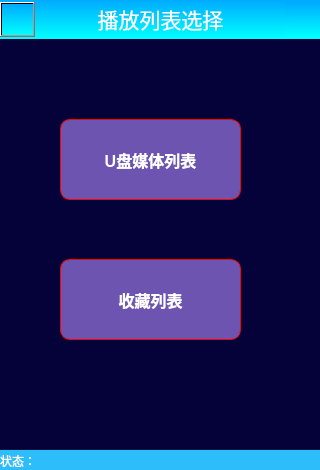
<?xml version="1.0" encoding="UTF-8"?>
<ui version="4.0">
 <class>VideoPlayList</class>
 <widget class="QWidget" name="VideoPlayList">
  <property name="geometry">
   <rect>
    <x>0</x>
    <y>0</y>
    <width>320</width>
    <height>470</height>
   </rect>
  </property>
  <property name="minimumSize">
   <size>
    <width>320</width>
    <height>470</height>
   </size>
  </property>
  <property name="maximumSize">
   <size>
    <width>320</width>
    <height>470</height>
   </size>
  </property>
  <property name="windowTitle">
   <string>Form</string>
  </property>
  <property name="styleSheet">
   <string notr="true">background-color: rgb(4, 2, 57,190);</string>
  </property>
  <widget class="QStackedWidget" name="stackedWidget">
   <property name="geometry">
    <rect>
     <x>0</x>
     <y>39</y>
     <width>320</width>
     <height>410</height>
    </rect>
   </property>
   <property name="minimumSize">
    <size>
     <width>320</width>
     <height>410</height>
    </size>
   </property>
   <property name="maximumSize">
    <size>
     <width>320</width>
     <height>410</height>
    </size>
   </property>
   <widget class="QWidget" name="mediaFilePositionSelect">
    <widget class="QToolButton" name="UsbListButton">
     <property name="geometry">
      <rect>
       <x>60</x>
       <y>80</y>
       <width>181</width>
       <height>81</height>
      </rect>
     </property>
     <property name="minimumSize">
      <size>
       <width>181</width>
       <height>81</height>
      </size>
     </property>
     <property name="maximumSize">
      <size>
       <width>181</width>
       <height>81</height>
      </size>
     </property>
     <property name="font">
      <font>
       <pointsize>12</pointsize>
       <weight>75</weight>
       <bold>true</bold>
      </font>
     </property>
     <property name="focusPolicy">
      <enum>Qt::NoFocus</enum>
     </property>
     <property name="styleSheet">
      <string notr="true">QToolButton{
color:rgba(255,255,255,255);
background-color:rgb(110, 84, 177);
border:none;
padding-top:5px;
padding-bottom:5px;
border:1px solid red;
border-radius:10px;
}
QToolButton:pressed{
	background-color: rgb(7, 255, 139);
}
QToolButton:hover{
	background-color: rgb(7, 255, 139);
}
QToolButton:released{
	background-color:rgb(110, 84, 177);
}</string>
     </property>
     <property name="text">
      <string>U盘媒体列表</string>
     </property>
     <property name="icon">
      <iconset>
       <normalon>:/images/playerIcons/usb.png</normalon>
      </iconset>
     </property>
     <property name="iconSize">
      <size>
       <width>50</width>
       <height>50</height>
      </size>
     </property>
     <property name="toolButtonStyle">
      <enum>Qt::ToolButtonTextUnderIcon</enum>
     </property>
    </widget>
    <widget class="QToolButton" name="favoriteListButton">
     <property name="geometry">
      <rect>
       <x>60</x>
       <y>220</y>
       <width>181</width>
       <height>81</height>
      </rect>
     </property>
     <property name="minimumSize">
      <size>
       <width>181</width>
       <height>81</height>
      </size>
     </property>
     <property name="maximumSize">
      <size>
       <width>181</width>
       <height>81</height>
      </size>
     </property>
     <property name="font">
      <font>
       <pointsize>12</pointsize>
       <weight>75</weight>
       <bold>true</bold>
      </font>
     </property>
     <property name="focusPolicy">
      <enum>Qt::NoFocus</enum>
     </property>
     <property name="styleSheet">
      <string notr="true">QToolButton{
color:rgba(255,255,255,255);
background-color:rgb(110, 84, 177);
border:none;
padding-top:5px;
padding-bottom:5px;
border:1px solid red;
border-radius:10px;
}
QToolButton:pressed{
	background-color: rgb(7, 255, 139);
}
QToolButton:hover{
	background-color: rgb(7, 255, 139);
}
QToolButton:released{
	background-color:rgb(110, 84, 177);
}</string>
     </property>
     <property name="text">
      <string>收藏列表</string>
     </property>
     <property name="icon">
      <iconset>
       <normalon>:/images/playerIcons/favorite.png</normalon>
      </iconset>
     </property>
     <property name="iconSize">
      <size>
       <width>50</width>
       <height>50</height>
      </size>
     </property>
     <property name="toolButtonStyle">
      <enum>Qt::ToolButtonTextUnderIcon</enum>
     </property>
    </widget>
   </widget>
   <widget class="QWidget" name="udiskMusicList">
    <widget class="QTableWidget" name="tableWidget">
     <property name="geometry">
      <rect>
       <x>0</x>
       <y>0</y>
       <width>320</width>
       <height>411</height>
      </rect>
     </property>
     <property name="minimumSize">
      <size>
       <width>320</width>
       <height>411</height>
      </size>
     </property>
     <property name="maximumSize">
      <size>
       <width>320</width>
       <height>411</height>
      </size>
     </property>
     <property name="focusPolicy">
      <enum>Qt::NoFocus</enum>
     </property>
     <property name="styleSheet">
      <string notr="true">QTableWidget{
	background-color: rgb(170, 255, 255);
	alternate-background-color: rgb(118, 177, 177);
	border:none;
	border-top: 4px solid  qlineargradient(spread:pad, x1:0.5, y1:0, x2:0.5, y2:1, stop:0 rgba(191, 191, 191, 255), stop:1 		rgba(255, 255, 255, 255));
}
QTableWidget:pressed{
	background-color: skyblue;
}
QScrollBar:vertical {
      border: none;
 	  background-color: rgba(255, 255, 255);
      width: 4px;
      margin: 0px 0 0px 0;
  }
  QScrollBar::handle:vertical {
	 border: none;
     border-radius:2px;
      background: rgba(154, 154, 154, 150);
      min-height: 15px;
  }
QScrollBar::sub-line:vertical {
      border: none;
      height: 0px;
      subcontrol-position: top;
      subcontrol-origin: margin;
  }
QScrollBar::add-line:vertical {
      border: none;
      height: 0px;
      subcontrol-position: bottom;
      subcontrol-origin: margin;
  }
  QScrollBar::up-arrow:vertical, QScrollBar::down-arrow:vertical {
	border:none;
      width: 0px;
      height: 0px;
  }
  QScrollBar::add-page:vertical, QScrollBar::sub-page:vertical {
      background: none;
  }</string>
     </property>
     <property name="frameShape">
      <enum>QFrame::NoFrame</enum>
     </property>
     <property name="frameShadow">
      <enum>QFrame::Raised</enum>
     </property>
     <property name="lineWidth">
      <number>0</number>
     </property>
     <property name="verticalScrollBarPolicy">
      <enum>Qt::ScrollBarAsNeeded</enum>
     </property>
     <property name="horizontalScrollBarPolicy">
      <enum>Qt::ScrollBarAlwaysOff</enum>
     </property>
     <property name="autoScrollMargin">
      <number>20</number>
     </property>
     <property name="editTriggers">
      <set>QAbstractItemView::NoEditTriggers</set>
     </property>
     <property name="dragEnabled">
      <bool>false</bool>
     </property>
     <property name="selectionMode">
      <enum>QAbstractItemView::NoSelection</enum>
     </property>
     <property name="showGrid">
      <bool>false</bool>
     </property>
     <property name="gridStyle">
      <enum>Qt::NoPen</enum>
     </property>
     <property name="rowCount">
      <number>159</number>
     </property>
     <property name="columnCount">
      <number>3</number>
     </property>
     <attribute name="horizontalHeaderVisible">
      <bool>false</bool>
     </attribute>
     <attribute name="horizontalHeaderDefaultSectionSize">
      <number>160</number>
     </attribute>
     <attribute name="verticalHeaderVisible">
      <bool>false</bool>
     </attribute>
     <row>
      <property name="text">
       <string>新建行</string>
      </property>
     </row>
     <row>
      <property name="text">
       <string>新建行</string>
      </property>
     </row>
     <row>
      <property name="text">
       <string>新建行</string>
      </property>
     </row>
     <row>
      <property name="text">
       <string>新建行</string>
      </property>
     </row>
     <row>
      <property name="text">
       <string>新建行</string>
      </property>
     </row>
     <row>
      <property name="text">
       <string>新建行</string>
      </property>
     </row>
     <row>
      <property name="text">
       <string>1</string>
      </property>
     </row>
     <row>
      <property name="text">
       <string>新建行</string>
      </property>
     </row>
     <row>
      <property name="text">
       <string>新建行</string>
      </property>
     </row>
     <row>
      <property name="text">
       <string>新建行</string>
      </property>
     </row>
     <row>
      <property name="text">
       <string>1</string>
      </property>
     </row>
     <row>
      <property name="text">
       <string>新建行</string>
      </property>
     </row>
     <row>
      <property name="text">
       <string>新建行</string>
      </property>
     </row>
     <row>
      <property name="text">
       <string>新建行</string>
      </property>
     </row>
     <row>
      <property name="text">
       <string>新建行</string>
      </property>
     </row>
     <row>
      <property name="text">
       <string>1</string>
      </property>
     </row>
     <row>
      <property name="text">
       <string>新建行</string>
      </property>
     </row>
     <row>
      <property name="text">
       <string>新建行</string>
      </property>
     </row>
     <row>
      <property name="text">
       <string>新建行</string>
      </property>
     </row>
     <row>
      <property name="text">
       <string>新建行</string>
      </property>
     </row>
     <row>
      <property name="text">
       <string>新建行</string>
      </property>
     </row>
     <row>
      <property name="text">
       <string>1</string>
      </property>
     </row>
     <row>
      <property name="text">
       <string>新建行</string>
      </property>
     </row>
     <row>
      <property name="text">
       <string>新建行</string>
      </property>
     </row>
     <row>
      <property name="text">
       <string>新建行</string>
      </property>
     </row>
     <row>
      <property name="text">
       <string>新建行</string>
      </property>
     </row>
     <row>
      <property name="text">
       <string>新建行</string>
      </property>
     </row>
     <row>
      <property name="text">
       <string>新建行</string>
      </property>
     </row>
     <row>
      <property name="text">
       <string>1</string>
      </property>
     </row>
     <row>
      <property name="text">
       <string>新建行</string>
      </property>
     </row>
     <row>
      <property name="text">
       <string>新建行</string>
      </property>
     </row>
     <row>
      <property name="text">
       <string>新建行</string>
      </property>
     </row>
     <row>
      <property name="text">
       <string>新建行</string>
      </property>
     </row>
     <row>
      <property name="text">
       <string>新建行</string>
      </property>
     </row>
     <row>
      <property name="text">
       <string>1</string>
      </property>
     </row>
     <row>
      <property name="text">
       <string>新建行</string>
      </property>
     </row>
     <row>
      <property name="text">
       <string>新建行</string>
      </property>
     </row>
     <row>
      <property name="text">
       <string>新建行</string>
      </property>
     </row>
     <row>
      <property name="text">
       <string>新建行</string>
      </property>
     </row>
     <row>
      <property name="text">
       <string>新建行</string>
      </property>
     </row>
     <row>
      <property name="text">
       <string>1</string>
      </property>
     </row>
     <row>
      <property name="text">
       <string>新建行</string>
      </property>
     </row>
     <row>
      <property name="text">
       <string>新建行</string>
      </property>
     </row>
     <row>
      <property name="text">
       <string>新建行</string>
      </property>
     </row>
     <row>
      <property name="text">
       <string>新建行</string>
      </property>
     </row>
     <row>
      <property name="text">
       <string>新建行</string>
      </property>
     </row>
     <row>
      <property name="text">
       <string>1</string>
      </property>
     </row>
     <row>
      <property name="text">
       <string>新建行</string>
      </property>
     </row>
     <row>
      <property name="text">
       <string>新建行</string>
      </property>
     </row>
     <row>
      <property name="text">
       <string>新建行</string>
      </property>
     </row>
     <row>
      <property name="text">
       <string>新建行</string>
      </property>
     </row>
     <row>
      <property name="text">
       <string>新建行</string>
      </property>
     </row>
     <row>
      <property name="text">
       <string>新建行</string>
      </property>
     </row>
     <row>
      <property name="text">
       <string>1</string>
      </property>
     </row>
     <row>
      <property name="text">
       <string>新建行</string>
      </property>
     </row>
     <row>
      <property name="text">
       <string>新建行</string>
      </property>
     </row>
     <row>
      <property name="text">
       <string>新建行</string>
      </property>
     </row>
     <row>
      <property name="text">
       <string>新建行</string>
      </property>
     </row>
     <row>
      <property name="text">
       <string>1</string>
      </property>
     </row>
     <row/>
     <row/>
     <row/>
     <row/>
     <row/>
     <row/>
     <row/>
     <row/>
     <row/>
     <row/>
     <row/>
     <row/>
     <row/>
     <row/>
     <row/>
     <row/>
     <row/>
     <row/>
     <row/>
     <row/>
     <row/>
     <row/>
     <row/>
     <row/>
     <row/>
     <row/>
     <row/>
     <row/>
     <row/>
     <row/>
     <row/>
     <row/>
     <row/>
     <row/>
     <row/>
     <row/>
     <row/>
     <row/>
     <row/>
     <row/>
     <row/>
     <row/>
     <row/>
     <row/>
     <row/>
     <row/>
     <row/>
     <row/>
     <row/>
     <row/>
     <row/>
     <row/>
     <row/>
     <row/>
     <row/>
     <row/>
     <row/>
     <row/>
     <row/>
     <row/>
     <row/>
     <row/>
     <row/>
     <row/>
     <row/>
     <row/>
     <row/>
     <row/>
     <row/>
     <row/>
     <row/>
     <row/>
     <row/>
     <row/>
     <row/>
     <row/>
     <row/>
     <row/>
     <row/>
     <row/>
     <row/>
     <row/>
     <row/>
     <row/>
     <row/>
     <row/>
     <row/>
     <row/>
     <row/>
     <row/>
     <row/>
     <row/>
     <row/>
     <row/>
     <row/>
     <row/>
     <row/>
     <row/>
     <row/>
     <row/>
     <column/>
     <column/>
     <column/>
    </widget>
   </widget>
   <widget class="QWidget" name="favoriteMusicList">
    <widget class="QLabel" name="label">
     <property name="geometry">
      <rect>
       <x>79</x>
       <y>150</y>
       <width>171</width>
       <height>61</height>
      </rect>
     </property>
     <property name="font">
      <font>
       <pointsize>16</pointsize>
      </font>
     </property>
     <property name="styleSheet">
      <string notr="true">color:white;</string>
     </property>
     <property name="text">
      <string>敬请期待...</string>
     </property>
     <property name="alignment">
      <set>Qt::AlignCenter</set>
     </property>
    </widget>
   </widget>
  </widget>
  <widget class="QWidget" name="widget" native="true">
   <property name="geometry">
    <rect>
     <x>0</x>
     <y>0</y>
     <width>320</width>
     <height>39</height>
    </rect>
   </property>
   <property name="minimumSize">
    <size>
     <width>320</width>
     <height>39</height>
    </size>
   </property>
   <property name="maximumSize">
    <size>
     <width>320</width>
     <height>39</height>
    </size>
   </property>
   <property name="styleSheet">
    <string notr="true">background-color: qlineargradient(spread:pad, x1:0, y1:0, x2:0, y2:1, stop:0 rgb(0, 170, 255),stop:1  rgb(0, 255, 255));</string>
   </property>
   <layout class="QHBoxLayout" name="horizontalLayout">
    <property name="spacing">
     <number>0</number>
    </property>
    <property name="leftMargin">
     <number>0</number>
    </property>
    <property name="topMargin">
     <number>0</number>
    </property>
    <property name="rightMargin">
     <number>0</number>
    </property>
    <property name="bottomMargin">
     <number>0</number>
    </property>
    <item>
     <widget class="QPushButton" name="clearButton">
      <property name="minimumSize">
       <size>
        <width>35</width>
        <height>35</height>
       </size>
      </property>
      <property name="maximumSize">
       <size>
        <width>35</width>
        <height>35</height>
       </size>
      </property>
      <property name="focusPolicy">
       <enum>Qt::NoFocus</enum>
      </property>
      <property name="text">
       <string/>
      </property>
     </widget>
    </item>
    <item>
     <widget class="QLabel" name="titleLabel">
      <property name="minimumSize">
       <size>
        <width>251</width>
        <height>35</height>
       </size>
      </property>
      <property name="maximumSize">
       <size>
        <width>251</width>
        <height>35</height>
       </size>
      </property>
      <property name="styleSheet">
       <string notr="true">background-color: rgba(255, 255, 255, 0);
color:white;</string>
      </property>
      <property name="text">
       <string>&lt;html&gt;&lt;head/&gt;&lt;body&gt;&lt;p&gt;&lt;span style=&quot; font-size:16pt; color:#ffffff;&quot;&gt;播放列表选择&lt;/span&gt;&lt;/p&gt;&lt;/body&gt;&lt;/html&gt;</string>
      </property>
      <property name="alignment">
       <set>Qt::AlignCenter</set>
      </property>
     </widget>
    </item>
    <item>
     <widget class="QPushButton" name="refreshButton">
      <property name="minimumSize">
       <size>
        <width>35</width>
        <height>35</height>
       </size>
      </property>
      <property name="maximumSize">
       <size>
        <width>35</width>
        <height>35</height>
       </size>
      </property>
      <property name="focusPolicy">
       <enum>Qt::NoFocus</enum>
      </property>
      <property name="styleSheet">
       <string notr="true">QPushButton{
background-color: qlineargradient(spread:pad, x1:0, y1:0, x2:0, y2:1, stop:0 rgb(0, 170, 255),stop:1  rgb(0, 255, 255));
border-radius:0px;
border:0px soild red;
}
QPushButton:pressed{
border-radius:5px;
	border:0px solid red;
	background-color: qlineargradient(spread:pad, x1:0, y1:0, x2:0, y2:1, stop:0 rgb(0, 170, 255),stop:1  rgb(0, 255, 255));
}
QPushButton:hover{
	background-color: qlineargradient(spread:pad, x1:0, y1:0, x2:0, y2:1, stop:0 rgb(0, 170, 255),stop:1  rgb(0, 255, 255));

border-radius:5px;
	border:0px solid red;
}
</string>
      </property>
      <property name="text">
       <string/>
      </property>
      <property name="icon">
       <iconset>
        <normalon>:/images/playerIcons/reloadPlay.png</normalon>
       </iconset>
      </property>
      <property name="iconSize">
       <size>
        <width>26</width>
        <height>26</height>
       </size>
      </property>
     </widget>
    </item>
   </layout>
  </widget>
  <widget class="QLabel" name="statusLabel">
   <property name="geometry">
    <rect>
     <x>0</x>
     <y>450</y>
     <width>320</width>
     <height>21</height>
    </rect>
   </property>
   <property name="minimumSize">
    <size>
     <width>320</width>
     <height>21</height>
    </size>
   </property>
   <property name="maximumSize">
    <size>
     <width>320</width>
     <height>21</height>
    </size>
   </property>
   <property name="styleSheet">
    <string notr="true">background-color: rgb(45, 189, 250);
color:white;</string>
   </property>
   <property name="text">
    <string>状态：</string>
   </property>
  </widget>
 </widget>
 <resources/>
 <connections/>
</ui>
